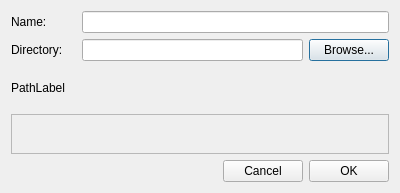
<?xml version="1.0" encoding="UTF-8"?>
<ui version="4.0">
 <class>Dialog</class>
 <widget class="QDialog" name="Dialog">
  <property name="geometry">
   <rect>
    <x>0</x>
    <y>0</y>
    <width>400</width>
    <height>193</height>
   </rect>
  </property>
  <property name="windowTitle">
   <string>Dialog</string>
  </property>
  <layout class="QGridLayout" name="gridLayout">
   <item row="4" column="0" colspan="5">
    <widget class="QFrame" name="frame">
     <property name="frameShape">
      <enum>QFrame::StyledPanel</enum>
     </property>
     <property name="frameShadow">
      <enum>QFrame::Raised</enum>
     </property>
    </widget>
   </item>
   <item row="2" column="0">
    <widget class="QLabel" name="label_2">
     <property name="text">
      <string>Directory:</string>
     </property>
    </widget>
   </item>
   <item row="3" column="0" colspan="5">
    <widget class="QLabel" name="label_3">
     <property name="text">
      <string>PathLabel</string>
     </property>
    </widget>
   </item>
   <item row="1" column="0">
    <widget class="QLabel" name="label">
     <property name="text">
      <string>Name:</string>
     </property>
    </widget>
   </item>
   <item row="2" column="4">
    <widget class="QPushButton" name="pushButton">
     <property name="text">
      <string>Browse...</string>
     </property>
    </widget>
   </item>
   <item row="6" column="4">
    <widget class="QPushButton" name="pushButton_2">
     <property name="text">
      <string>OK</string>
     </property>
    </widget>
   </item>
   <item row="6" column="3">
    <widget class="QPushButton" name="pushButton_3">
     <property name="text">
      <string>Cancel</string>
     </property>
    </widget>
   </item>
   <item row="1" column="1" colspan="4">
    <widget class="QLineEdit" name="lineEdit"/>
   </item>
   <item row="2" column="1" colspan="3">
    <widget class="QLineEdit" name="lineEdit_2"/>
   </item>
  </layout>
 </widget>
 <resources/>
 <connections/>
</ui>
